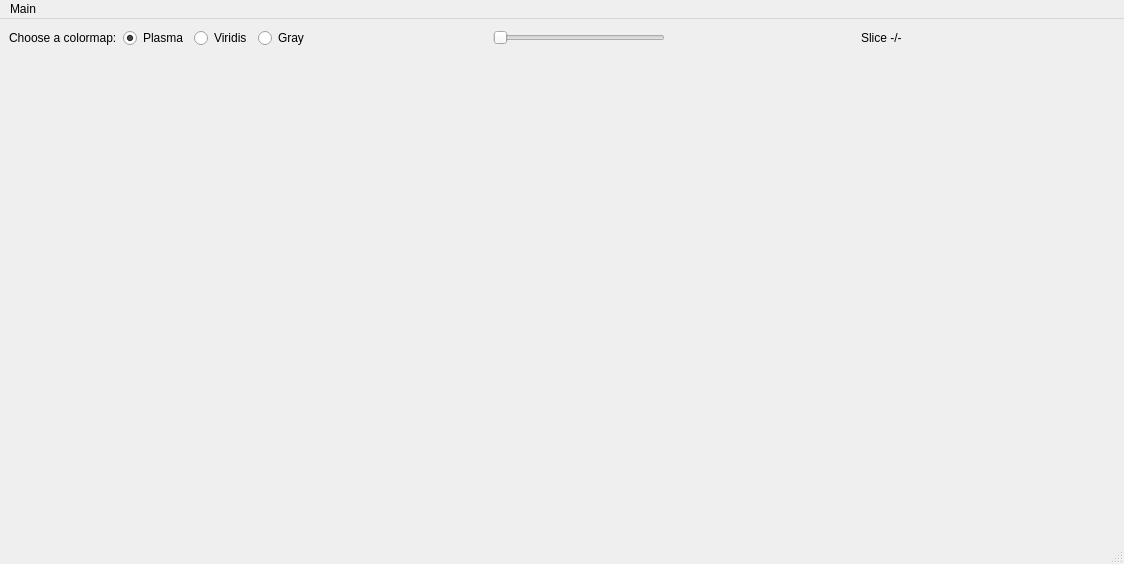
<?xml version="1.0" encoding="UTF-8"?>
<ui version="4.0">
 <class>MainWindow</class>
 <widget class="QMainWindow" name="MainWindow">
  <property name="geometry">
   <rect>
    <x>0</x>
    <y>0</y>
    <width>1124</width>
    <height>564</height>
   </rect>
  </property>
  <property name="windowTitle">
   <string>MainWindow</string>
  </property>
  <widget class="QWidget" name="centralwidget">
   <layout class="QGridLayout" name="gridLayout">
    <item row="0" column="5">
     <widget class="QSlider" name="horizontalSlider">
      <property name="orientation">
       <enum>Qt::Horizontal</enum>
      </property>
     </widget>
    </item>
    <item row="0" column="1">
     <widget class="QRadioButton" name="cmapPlasma_radioButton">
      <property name="text">
       <string>Plasma</string>
      </property>
      <property name="checked">
       <bool>true</bool>
      </property>
      <attribute name="buttonGroup">
       <string notr="true">cmap_buttonGroup</string>
      </attribute>
     </widget>
    </item>
    <item row="0" column="4">
     <spacer name="horizontalSpacer_3">
      <property name="orientation">
       <enum>Qt::Horizontal</enum>
      </property>
      <property name="sizeHint" stdset="0">
       <size>
        <width>150</width>
        <height>20</height>
       </size>
      </property>
     </spacer>
    </item>
    <item row="0" column="0">
     <widget class="QLabel" name="cmap_label">
      <property name="text">
       <string>Choose a colormap:</string>
      </property>
     </widget>
    </item>
    <item row="0" column="9">
     <widget class="QLabel" name="slice_label">
      <property name="text">
       <string>Slice -/-</string>
      </property>
     </widget>
    </item>
    <item row="0" column="2">
     <widget class="QRadioButton" name="cmapViridis_radioButton">
      <property name="text">
       <string>Viridis</string>
      </property>
      <attribute name="buttonGroup">
       <string notr="true">cmap_buttonGroup</string>
      </attribute>
     </widget>
    </item>
    <item row="0" column="3">
     <widget class="QRadioButton" name="cmapGray_radioButton">
      <property name="text">
       <string>Gray</string>
      </property>
      <attribute name="buttonGroup">
       <string notr="true">cmap_buttonGroup</string>
      </attribute>
     </widget>
    </item>
    <item row="0" column="6">
     <spacer name="horizontalSpacer_2">
      <property name="orientation">
       <enum>Qt::Horizontal</enum>
      </property>
      <property name="sizeHint" stdset="0">
       <size>
        <width>40</width>
        <height>20</height>
       </size>
      </property>
     </spacer>
    </item>
    <item row="0" column="10">
     <spacer name="horizontalSpacer">
      <property name="orientation">
       <enum>Qt::Horizontal</enum>
      </property>
      <property name="sizeHint" stdset="0">
       <size>
        <width>207</width>
        <height>20</height>
       </size>
      </property>
     </spacer>
    </item>
    <item row="1" column="0" colspan="11">
     <layout class="QHBoxLayout" name="horizontalLayout">
      <item>
       <widget class="MplWidget" name="mplwidget_left" native="true">
        <property name="mouseTracking">
         <bool>false</bool>
        </property>
       </widget>
      </item>
      <item>
       <widget class="MplWidget" name="mplwidget_right" native="true">
        <property name="sizePolicy">
         <sizepolicy hsizetype="Preferred" vsizetype="Preferred">
          <horstretch>0</horstretch>
          <verstretch>0</verstretch>
         </sizepolicy>
        </property>
       </widget>
      </item>
     </layout>
    </item>
   </layout>
  </widget>
  <widget class="QMenuBar" name="menuBar">
   <property name="geometry">
    <rect>
     <x>0</x>
     <y>0</y>
     <width>1124</width>
     <height>21</height>
    </rect>
   </property>
   <widget class="QMenu" name="menuMain">
    <property name="title">
     <string>Main</string>
    </property>
    <addaction name="actionOpen"/>
    <addaction name="separator"/>
    <addaction name="actionQuit"/>
   </widget>
   <addaction name="menuMain"/>
  </widget>
  <widget class="QStatusBar" name="statusBar"/>
  <action name="actionOpen">
   <property name="text">
    <string>Open</string>
   </property>
  </action>
  <action name="actionQuit">
   <property name="text">
    <string>Quit</string>
   </property>
  </action>
  <action name="actionTest">
   <property name="text">
    <string>test</string>
   </property>
  </action>
 </widget>
 <customwidgets>
  <customwidget>
   <class>MplWidget</class>
   <extends>QWidget</extends>
   <header>mplwidget.h</header>
   <container>1</container>
  </customwidget>
 </customwidgets>
 <resources/>
 <connections/>
 <buttongroups>
  <buttongroup name="cmap_buttonGroup"/>
 </buttongroups>
</ui>
